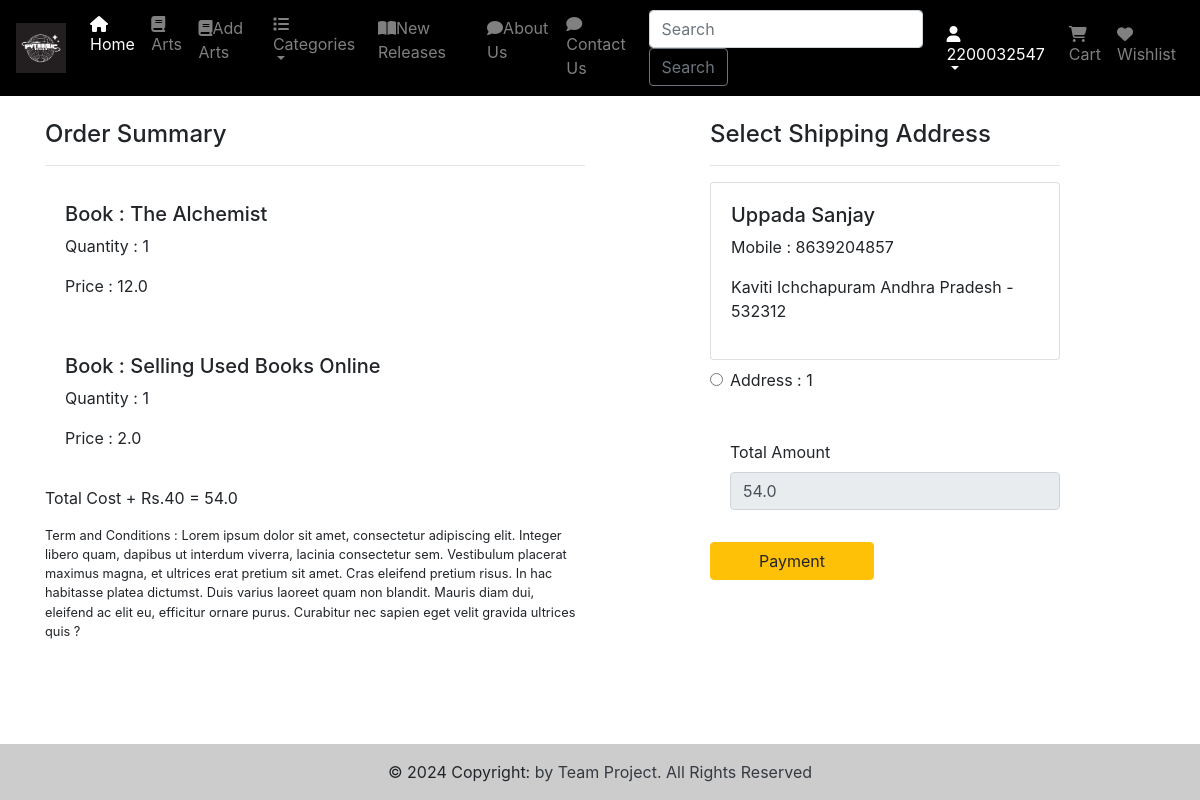
The page /checkout/ (signed in) on the database its author committed.
### book/models.py (models this page shows, shortened)
class Cart(models.Model):
    user = models.ForeignKey(User,on_delete=models.CASCADE)
    book = models.ForeignKey(Book,on_delete=models.CASCADE)
    quantity = models.PositiveIntegerField(default=1)

class Book(models.Model):
    title=models.CharField(max_length=100)
    selling_price=models.FloatField()
    discount_price=models.FloatField()
    description=models.TextField()
    composition=models.TextField(default='')
    prodapp=models.TextField(default='')
    category = models.CharField(choices=CATEGORY_CHPICES,max_length=2)
    book_image=models.ImageField(upload_to='book')

class Customer(models.Model):
    user = models.ForeignKey(User,on_delete=models.CASCADE)
    name = models.CharField(max_length=200)
    locality = models.CharField(max_length=200)
    city = models.CharField(max_length=50)
    mobile = models.BigIntegerField(default=0)
    pincode = models.IntegerField()
    state = models.CharField(choices=STATE_CHOICES,max_length=100)

### book/views.py (the view, shortened to what this page needs)
# urls.py: path('checkout/',checkout.as_view(),name='checkout'),
class checkout(View):
    def get(self, request):
        user = request.user
        add = Customer.objects.filter(user=user)
        cart_items = Cart.objects.filter(user=user)
        famount = 0
        for p in cart_items:
            value = p.quantity * p.book.discount_price
            famount = famount + value
        totalamount = famount + 40
        razoramount = int(totalamount * 100)
        client = razorpay.Client(auth=(settings.RAZOR_KEY_ID,settings.RAZOR_KEY_SECRET))
        data = {"amount": razoramount, "currency": "INR", "receipt": "order_rcptid_11"}
        payment_response = client.order.create(data=data)
        print(payment_response)
        order_id = payment_response['id']
        order_status = payment_response['status']
        return render(request, 'checkout.html', locals())

### templates/checkout.html (shortened to what this page needs)
{% extends 'projectnavbar.html' %}
{% load static %}
{% block main-content %}
<br/><br/><br/>
<div class="container">
    <div class="row mt-5">
        <div class="col-sm-6">
            <h4>Order Summary</h4>
            <hr>
            {% for item in cart_items %}
            <div class="card-mb-2">
                <div class="card-body">
                    <h5>Book : {{item.book.title}}</h5>
                    <p>Quantity : {{item.quantity}}</p>
                    <p>Price : {{item.book.discount_price}}</p>
                </div>
            </div>
            {% endfor %}
            <p class="fw-bold">Total Cost + Rs.40 = {{totalamount}}</p>
            <small>Term and Conditions : Lorem ipsum dolor sit amet, consectetur adipiscing elit. Integer libero quam, dapibus ut interdum viverra, lacinia consectetur sem. Vestibulum placerat maximus magna, et ultrices erat pretium sit amet. Cras eleifend pretium risus. In hac habitasse platea dictumst. Duis varius laoreet quam non blandit. Mauris diam dui, eleifend ac elit eu, efficitur ornare purus. Curabitur nec sapien eget velit gravida ultrices quis ?</small>
        </div>
        <div class="col-sm-4 offset-sm-1">
            <h4>Select Shipping Address</h4>
            <hr>
            <form method="post" id="myform">
                {% for ad in add %}
                <div class="card">
                    <div class="card-body">
                        <h5>{{ad.name}}</h5>
                        <p>Mobile : {{ad.mobile}}</p>
                        <p>{{ad.locality}} {{ad.city}} {{ad.state}} - {{ad.pincode}}</p>
                    </div>
                </div>
                <div class="form-check mt-2 mb-5">
                    <input class="form-check-input" type="radio" name="custid" id="custadd{{forloop.counter}}" value="{{ad.id}}">
                    <label class="form-check-label fw-bold" for="custadd{{forloop.counter}}">Address : {{forloop.counter}}</label>
                </div>
                {% endfor %}
                <div class="form-check mb-3">
                    <label for="totamount" class="form-label">Total Amount</label>
                    <input type="number" class="form-control" name="totamount" value={{totalamount}} readonly>
                </div>
                <div class="text-end">
                    <button id="rzp-button1" type="submit" class="btn btn-warning mt-3 px-5 fw-bold">Payment</button>
                </div>
            </form>
        </div>
    </div>
</div>
<br/><br/><br/>
{% endblock main-content %}

### templates/projectnavbar.html (shortened to what this page needs)
{% load static %}
<html lang="en">
<head>
    <link rel="stylesheet" href="https://maxcdn.bootstrapcdn.com/bootstrap/4.0.0/css/bootstrap.min.css">
    <link rel="stylesheet" href="https://cdnjs.cloudflare.com/ajax/libs/font-awesome/5.15.3/css/all.min.css">
  <link rel="stylesheet" href="{% static 'css/style.css' %}">
</head>
<body>
<nav class="navbar navbar-expand-lg navbar-dark fixed-top" style="background-color: #000000;">
  <a class="navbar-brand" href="#">
    <img src="{% static 'images/logo.png'%}" width="50" height="50"/>
  </a>
  <div class="collapse navbar-collapse" id="navbarSupportedContent">
    <ul class="navbar-nav mr-auto">
      {% if request.user.is_authenticated %}
      <li class="nav-item active">
        <a class="nav-link" href="{% url 'home' %}"><i class="fa-solid fa-house"></i>Home <span class="sr-only">(current)</span></a>
      </li>
      <li class="nav-item">
        <a class="nav-link" href="{% url 'all_books_view' %}"><i class="fa-solid fa-book"></i>Arts</a>
      </li>
      <li class="nav-item">
        <a class="nav-link" href="{% url 'add_books' %}"><i class="fa-solid fa-book"></i>Add Arts</a>
      </li>
      <li class="nav-item dropdown">
        <a class="nav-link dropdown-toggle" href="#" id="navbarDropdown" role="button" data-toggle="dropdown" aria-haspopup="true" aria-expanded="false"><i class="fa-solid fa-list"></i>
          Categories
        </a>
      </li>
      <li class="nav-item">
        <a class="nav-link" href="{% url 'all_books_view' %}"><i class="fa-solid fa-book-open"></i>New Releases</a>
      </li>
      <li class="nav-item">
        <a class="nav-link" href="{% url 'about' %}"><i class="fa-solid fa-comment"></i>About Us</a>
      </li>
      <li class="nav-item">
        <a class="nav-link" href="{% url 'contact' %}"><i class="fa-solid fa-comment"></i>Contact Us</a>
      </li>
    </ul>
    <form class="form-inline my-2 my-lg-0">
      <input class="form-control mr-sm-2" type="search" placeholder="Search" aria-label="Search">
      <button class="btn btn-outline-secondary my-2 my-sm-0" type="submit">Search</button>
    </form>
  </div>
  <ul class="navbar-nav me-auto mb-2 mb-lg-0">
    <li class="nav-item dropdown mx-2">
      <a class="nav-link dropdown-toggle text-white" href="#" id="profileDropdown" role="button" data-toggle="dropdown" aria-haspopup="true" aria-expanded="false"><i class="fa-solid fa-user"></i>{{request.user}}</a>
    </li>
    <li class="nav-item">
        <a class="nav-link" href="{% url 'showcart' %}"><i class="fa-solid fa-cart-shopping"></i>Cart</a>
      </li>
    <li class="nav-item">
        <a class="nav-link" href="#"><i class="fa-solid fa-heart"></i>Wishlist</a>
      </li>
    {% endif %}
  </ul>
</nav>
{% block main-content %}{% endblock main-content %}
<footer class="text-center text-lg-start fixed-bottom" style="background-color: #;">
  <div class="text-center p-3" style="background-color: rgba(0, 0, 0, 0.2);">
    © 2024 Copyright:
    <a class="text-dark" href="https://newerp.kluniversity.in/"> by Team Project. All Rights Reserved</a>
  </div>
</footer>
</body>
</html>

### rows shown on the page
Cart: book "The Alchemist", quantity "1", book.discount_price "12.0"
Cart: book "Selling Used Books Online", quantity "1", book.discount_price "2.0"
Customer: name "Uppada Sanjay", mobile "8639204857", locality "Kaviti", city "Ichchapuram", state "Andhra Pradesh", pincode "532312"

### other values the page prints
{{ request.user }} "2200032547"
{{ totalamount }} "54.0"
